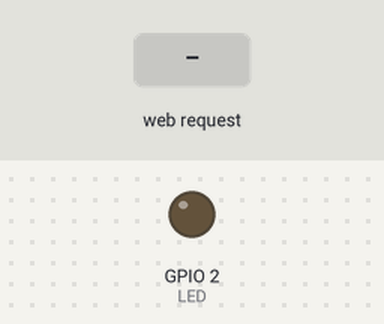
The sketch below on a simulated ESP32. Parts: output pins drawn as LEDs (lit = HIGH). The inputs (shaded band) are chosen by the test bench. WiFi joins after 1.5 s; servers stay silent unless stated; what the sketch prints to the serial monitor is not drawn.

Above: at 2.7 s.
2.8 s: HTTP request GET /led_on received
At 3.5 s:
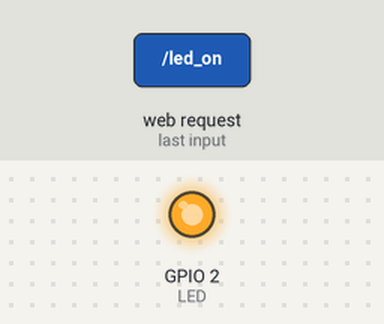
4.3 s: HTTP request GET /led_off received
At 4.7 s:
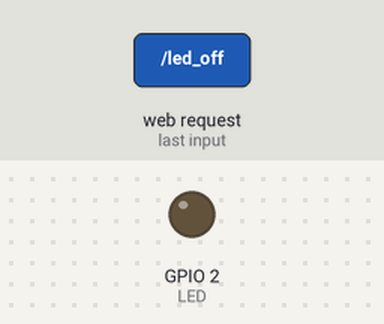
Timing chart, 0 to 7.3 s (numbered marks = the images above; inputs shaded):
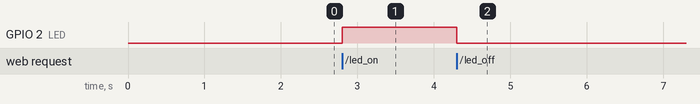

Measured:
- after the input at 2.8 s, GPIO 2 (LED): LOW → HIGH at once
- after the input at 4.3 s, GPIO 2 (LED): HIGH → LOW at once

The sketch:

20_webtemperatura.ino
```cpp
#include <WiFi.h>
#include <WebServer.h>
#include <DHT.h>

#define DHTPIN 13
#define DHTTYPE DHT11

#define LED 2

char* ssid = "Aula 1";
char* pwd = "Horus.2025";

WebServer servidor(80);

// Páginas

String home = "<!DOCTYPE html><html lang=\"es\"><head><meta charset=\"UTF-8\"><meta name=\"viewport\" content=\"width=device-width,initial-scale=1\"><title>Primera página</title></head><body><h1>Hola Mundo</h1><h2>Esta es mi primera página</h2><a href=\"/segunda\">Ir a la segunda página</a></body></html>";
String segunda = "<!DOCTYPE html><html lang=\"en\"><head><meta charset=\"UTF-8\"><meta name=\"viewport\" content=\"width=device-width,initial-scale=1\"><title>Segunda página</title></head><body><h1>Esta es la segunda página</h1></body></html>";
String temperatura = "<!DOCTYPE html><html lang=\"es\"><head><meta charset=\"UTF-8\"><meta name=\"viewport\" content=\"width=device-width,initial-scale=1\"><title>Primera página</title></head><body><h1>Temperatura y humedad</h1><h2>Temperatura: ##temp##</h2><h2>Humedad: ##hum##</h2></body></html>";

DHT dht(DHTPIN, DHTTYPE);

float temp = 0.0;
float hum = 0.0;


void setup() {
  pinMode(LED, OUTPUT);
  dht.begin();
  // ------------------

  Serial.begin(115200);
  WiFi.mode(WIFI_STA);
  WiFi.begin(ssid,pwd);
  while(WiFi.status() != WL_CONNECTED){
    delay(500);
    Serial.print(".");
  }
  Serial.print("\n");
  Serial.print("Conectado a la IP: ");
  Serial.println(WiFi.localIP());

 // Solicitudes web
  servidor.on("/",handle_OnConnect);
  servidor.on("/segunda",handle_Segunda);
  servidor.on("/led_on", handle_Encender);
  servidor.on("/led_off", handle_Apagar);
  servidor.on("/temp",handle_Temp);


  servidor.begin();
  Serial.println("Servidor web iniciado");

}

void loop() {
  servidor.handleClient();
}


// Funciones de respuesta a las páginas web

void handle_OnConnect(){
  servidor.send(200,"text/html",home);
}

void handle_Segunda(){
  servidor.send(200,"text/html",segunda);
}

void handle_Encender(){
  digitalWrite(LED, HIGH);
  servidor.send(200,"text/html","");
}

void handle_Apagar(){
  digitalWrite(LED, LOW);
  servidor.send(200,"text/html","");
}

void handle_Temp(){
  temp = dht.readTemperature();
  hum = dht.readHumidity();
  temperatura.replace("##temp##", String(temp));
  temperatura.replace("##hum##", String(hum));
  servidor.send(200,"text/html",temperatura);
}
```
